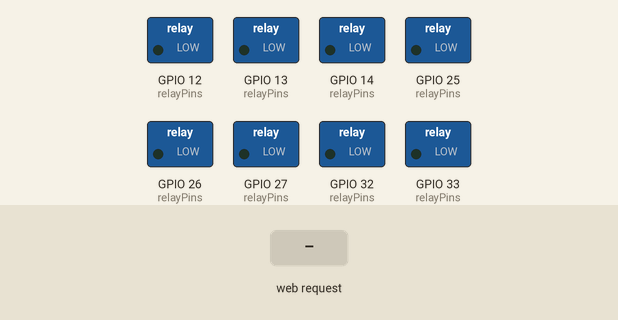
This sketch was run on a simulated ESP32. On the bench: switched loads named in the sketch (green lamp = pin HIGH). The inputs (shaded band) are chosen by the test bench. WiFi joins after 1.5 s; servers stay silent unless stated; what the sketch prints to the serial monitor is not drawn.

Above: at 2.7 s.
2.8 s: HTTP request GET /relay?r=1&s=1 received
At 3.5 s:
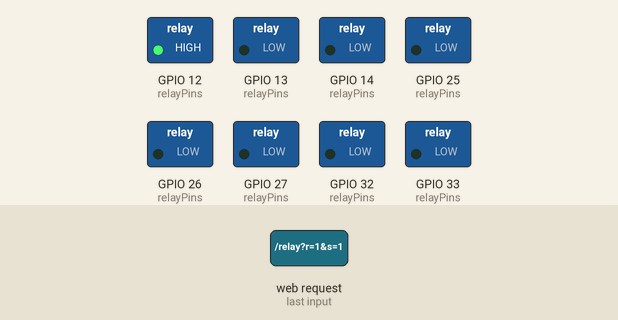
Timing chart, 0 to 5.8 s (numbered marks = the images above; inputs shaded):
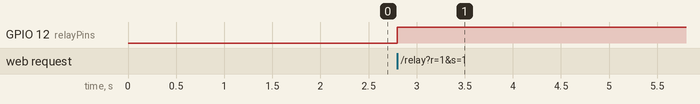

Measured:
- after the input at 2.8 s, GPIO 12 (relayPins): LOW → HIGH at once

The sketch:

esp32_8channel.ino
```cpp
#include <WiFi.h>
#include <WebServer.h>
#include <Arduino.h>

const char* ssid = "YOUR_WIFI_SSID";
const char* password = "YOUR_WIFI_PASSWORD";

#define RELAY_1 13
#define RELAY_2 12
#define RELAY_3 14
#define RELAY_4 27
#define RELAY_5 26
#define RELAY_6 25
#define RELAY_7 33
#define RELAY_8 32

int relayPins[] = {RELAY_1, RELAY_2, RELAY_3, RELAY_4, RELAY_5, RELAY_6, RELAY_7, RELAY_8};
int relayStates[] = {0, 0, 0, 0, 0, 0, 0, 0};

WebServer server(80);

const char index_html[] = R"rawliteral(
<!DOCTYPE html><html>
<head><title>GOKU ESP32 Control</title>
<meta name="viewport" content="width=device-width, initial-scale=1">
<style>
  body { font-family: Arial; text-align: center; margin: 0px auto; padding: 20px; }
  .btn { background-color: #4CAF50; border: none; color: white; padding: 15px 32px; text-align: center; text-decoration: none; display: inline-block; font-size: 16px; margin: 4px 2px; cursor: pointer; }
  .btn-off { background-color: #f44336; }
</style>
</head>
<body>
<h1>GOKU Relay Control</h1>
)rawliteral";

void handleRoot() {
  String html = index_html;
  for(int i = 0; i < 8; i++) {
    html += "<p>Relay " + String(i+1) + ": ";
    html += relayStates[i] ? "<span style='color:green'>ON</span>" : "<span style='color:red'>OFF</span>";
    html += " <a href=\"/relay?r=" + String(i) + "&s=1\"><button class='btn'>ON</button></a>";
    html += " <a href=\"/relay?r=" + String(i) + "&s=0\"><button class='btn btn-off'>OFF</button></a></p>";
  }
  html += "</body></html>";
  server.send(200, "text/html", html);
}

void handleRelay() {
  if (server.hasArg("r") && server.hasArg("s")) {
    int r = server.arg("r").toInt();
    int s = server.arg("s").toInt();
    if (r >= 0 && r < 8) {
      digitalWrite(relayPins[r], s ? HIGH : LOW);
      relayStates[r] = s;
    }
  }
  server.send(200, "text/plain", "OK");
}

void setup() {
  Serial.begin(115200);

  for(int i = 0; i < 8; i++) {
    pinMode(relayPins[i], OUTPUT);
    digitalWrite(relayPins[i], LOW);
  }

  WiFi.begin(ssid, password);
  while (WiFi.status() != WL_CONNECTED) {
    delay(500);
    Serial.print(".");
  }
  Serial.println(WiFi.localIP());

  server.on("/", handleRoot);
  server.on("/relay", handleRelay);

  server.begin();
  Serial.println("HTTP server started");
}

void loop() {
  server.handleClient();
}
```
